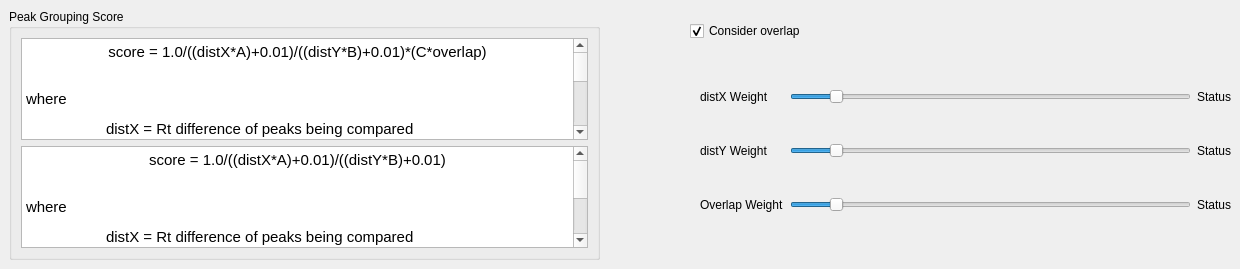
     <widget class="QWidget" name="peakGrouping">
      <attribute name="title">
       <string>Peak Grouping</string>
      </attribute>
      <widget class="QGroupBox" name="groupBox_2">
       <property name="geometry">
        <rect>
         <x>9</x>
         <y>9</y>
         <width>591</width>
         <height>251</height>
        </rect>
       </property>
       <property name="title">
        <string>Peak Grouping Score</string>
       </property>
       <layout class="QGridLayout" name="gridLayout_11">
        <item row="1" column="3" colspan="2">
         <widget class="QTextBrowser" name="formulaWithOverlap">
          <property name="html">
           <string>&lt;!DOCTYPE HTML PUBLIC &quot;-//W3C//DTD HTML 4.0//EN&quot; &quot;http://www.w3.org/TR/REC-html40/strict.dtd&quot;&gt;
&lt;html&gt;&lt;head&gt;&lt;meta name=&quot;qrichtext&quot; content=&quot;1&quot; /&gt;&lt;style type=&quot;text/css&quot;&gt;
p, li { white-space: pre-wrap; }
&lt;/style&gt;&lt;/head&gt;&lt;body style=&quot; font-family:'Ubuntu'; font-size:11pt; font-weight:400; font-style:normal;&quot;&gt;
&lt;p align=&quot;center&quot; style=&quot; margin-top:12px; margin-bottom:12px; margin-left:0px; margin-right:0px; -qt-block-indent:0; text-indent:0px;&quot;&gt;&lt;span style=&quot; font-family:'Droid Sans Mono,Courier New,monospace,Droid Sans Fallback'; color:#000000;&quot;&gt;score = 1.0/((distX*A)+0.01)/((distY*B)+0.01)*(C*overlap)&lt;/span&gt;&lt;br /&gt;&lt;/p&gt;
&lt;p style=&quot; margin-top:12px; margin-bottom:12px; margin-left:0px; margin-right:0px; -qt-block-indent:0; text-indent:0px;&quot;&gt;where&lt;/p&gt;
&lt;p style=&quot; margin-top:12px; margin-bottom:12px; margin-left:0px; margin-right:0px; -qt-block-indent:0; text-indent:0px;&quot;&gt;	distX = Rt difference of peaks being compared&lt;/p&gt;
&lt;p style=&quot; margin-top:12px; margin-bottom:12px; margin-left:0px; margin-right:0px; -qt-block-indent:0; text-indent:0px;&quot;&gt;	A = Weight of distX&lt;/p&gt;
&lt;p style=&quot; margin-top:12px; margin-bottom:12px; margin-left:0px; margin-right:0px; -qt-block-indent:0; text-indent:0px;&quot;&gt;	distY = Difference between peak Intensities&lt;/p&gt;
&lt;p style=&quot; margin-top:12px; margin-bottom:12px; margin-left:0px; margin-right:0px; -qt-block-indent:0; text-indent:0px;&quot;&gt;	B = Weight of distY&lt;/p&gt;
&lt;p style=&quot; margin-top:12px; margin-bottom:12px; margin-left:0px; margin-right:0px; -qt-block-indent:0; text-indent:0px;&quot;&gt;	overlap = Overlap of peaks (between 0 to 1)&lt;/p&gt;
&lt;p style=&quot; margin-top:12px; margin-bottom:12px; margin-left:0px; margin-right:0px; -qt-block-indent:0; text-indent:0px;&quot;&gt;	C = Overlap weight&lt;/p&gt;&lt;/body&gt;&lt;/html&gt;</string>
          </property>
         </widget>
        </item>
        <item row="2" column="3" colspan="2">
         <widget class="QTextBrowser" name="formulaWithoutOverlap">
          <property name="html">
           <string>&lt;!DOCTYPE HTML PUBLIC &quot;-//W3C//DTD HTML 4.0//EN&quot; &quot;http://www.w3.org/TR/REC-html40/strict.dtd&quot;&gt;
&lt;html&gt;&lt;head&gt;&lt;meta name=&quot;qrichtext&quot; content=&quot;1&quot; /&gt;&lt;style type=&quot;text/css&quot;&gt;
p, li { white-space: pre-wrap; }
&lt;/style&gt;&lt;/head&gt;&lt;body style=&quot; font-family:'Ubuntu'; font-size:11pt; font-weight:400; font-style:normal;&quot;&gt;
&lt;p align=&quot;center&quot; style=&quot; margin-top:0px; margin-bottom:0px; margin-left:0px; margin-right:0px; -qt-block-indent:0; text-indent:0px;&quot;&gt;&lt;span style=&quot; font-family:'Droid Sans Mono,Courier New,monospace,Droid Sans Fallback'; color:#000000;&quot;&gt;score = 1.0/((distX*A)+0.01)/((distY*B)+0.01)&lt;/span&gt;&lt;br /&gt;&lt;/p&gt;
&lt;p style=&quot; margin-top:12px; margin-bottom:12px; margin-left:0px; margin-right:0px; -qt-block-indent:0; text-indent:0px;&quot;&gt;where&lt;/p&gt;
&lt;p style=&quot; margin-top:12px; margin-bottom:12px; margin-left:0px; margin-right:0px; -qt-block-indent:0; text-indent:0px;&quot;&gt;	distX = Rt difference of peaks being compared&lt;/p&gt;
&lt;p style=&quot; margin-top:12px; margin-bottom:12px; margin-left:0px; margin-right:0px; -qt-block-indent:0; text-indent:0px;&quot;&gt;	A = Weight of distX&lt;/p&gt;
&lt;p style=&quot; margin-top:12px; margin-bottom:12px; margin-left:0px; margin-right:0px; -qt-block-indent:0; text-indent:0px;&quot;&gt;	distY = Difference between peak Intensities&lt;/p&gt;
&lt;p style=&quot; margin-top:12px; margin-bottom:12px; margin-left:0px; margin-right:0px; -qt-block-indent:0; text-indent:0px;&quot;&gt;	B = Weight of distY&lt;/p&gt;&lt;/body&gt;&lt;/html&gt;</string>
          </property>
         </widget>
        </item>
       </layout>
      </widget>
      <widget class="QWidget" name="gridLayoutWidget_2">
       <property name="geometry">
        <rect>
         <x>700</x>
         <y>56</y>
         <width>531</width>
         <height>191</height>
        </rect>
       </property>
       <layout class="QGridLayout" name="gridLayout_9">
        <item row="0" column="1">
         <widget class="QSlider" name="distXSlider">
          <property name="maximum">
           <number>100</number>
          </property>
          <property name="singleStep">
           <number>1</number>
          </property>
          <property name="value">
           <number>10</number>
          </property>
          <property name="orientation">
           <enum>Qt::Horizontal</enum>
          </property>
         </widget>
        </item>
        <item row="0" column="2">
         <widget class="QLabel" name="distXStatus">
          <property name="text">
           <string>Status</string>
          </property>
         </widget>
        </item>
        <item row="0" column="0">
         <widget class="QLabel" name="label_29">
          <property name="text">
           <string>distX Weight</string>
          </property>
         </widget>
        </item>
        <item row="1" column="0">
         <widget class="QLabel" name="label_31">
          <property name="text">
           <string>distY Weight</string>
          </property>
         </widget>
        </item>
        <item row="1" column="2">
         <widget class="QLabel" name="distYStatus">
          <property name="text">
           <string>Status</string>
          </property>
         </widget>
        </item>
        <item row="1" column="1">
         <widget class="QSlider" name="distYSlider">
          <property name="maximum">
           <number>100</number>
          </property>
          <property name="value">
           <number>10</number>
          </property>
          <property name="orientation">
           <enum>Qt::Horizontal</enum>
          </property>
         </widget>
        </item>
        <item row="2" column="0">
         <widget class="QLabel" name="label_30">
          <property name="text">
           <string>Overlap Weight</string>
          </property>
         </widget>
        </item>
        <item row="2" column="1">
         <widget class="QSlider" name="overlapSlider">
          <property name="maximum">
           <number>100</number>
          </property>
          <property name="value">
           <number>10</number>
          </property>
          <property name="orientation">
           <enum>Qt::Horizontal</enum>
          </property>
         </widget>
        </item>
        <item row="2" column="2">
         <widget class="QLabel" name="overlapStatus">
          <property name="text">
           <string>Status</string>
          </property>
         </widget>
        </item>
       </layout>
      </widget>
      <widget class="QCheckBox" name="useOverlap">
       <property name="geometry">
        <rect>
         <x>690</x>
         <y>20</y>
         <width>145</width>
         <height>22</height>
        </rect>
       </property>
       <property name="toolTip">
        <string/>
       </property>
       <property name="text">
        <string>Consider overlap</string>
       </property>
       <property name="checked">
        <bool>true</bool>
       </property>
       <property name="tristate">
        <bool>false</bool>
       </property>
      </widget>
     </widget>
